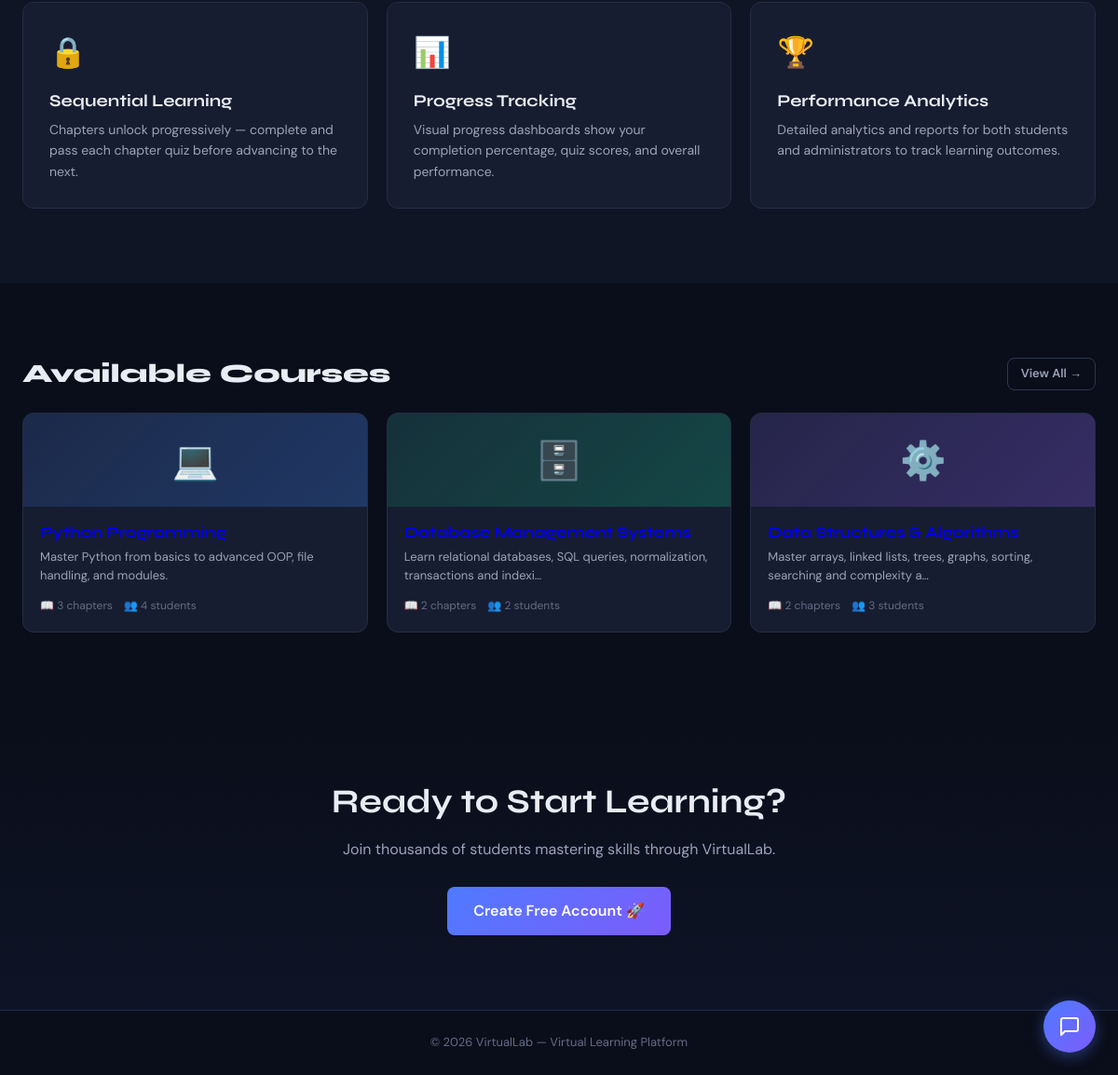
/ (lower part), run on an earlier commit of the app's database.
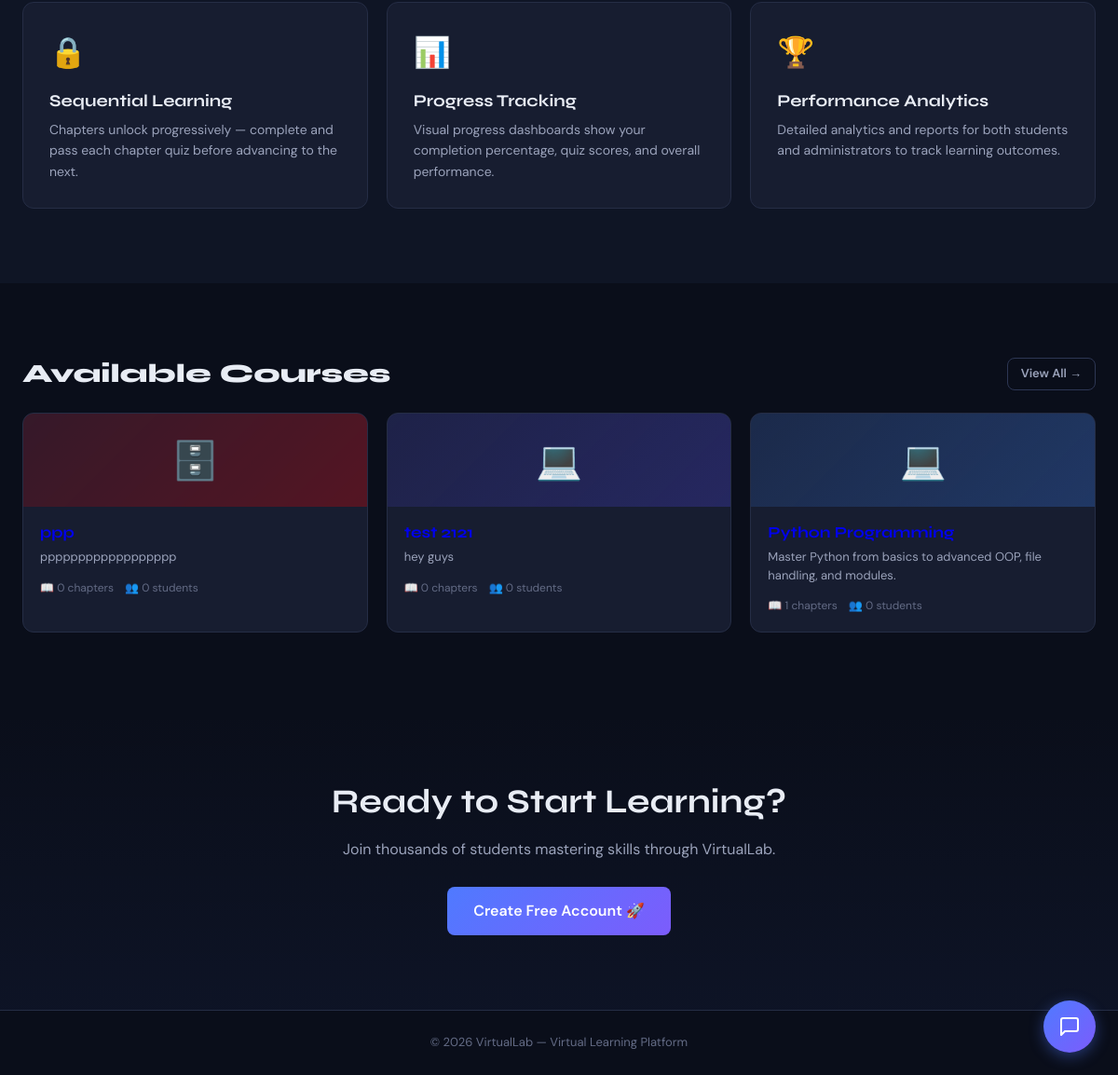
And on a later commit of the database.
### lab/models.py (models this page shows, shortened)
class Subject(models.Model):
    CATEGORY_CHOICES = [
        ('programming', 'Programming'),
        ('database', 'Database'),
        ('algorithms', 'Algorithms'),
        ('networking', 'Networking'),
        ('other', 'Other'),
    ]
    title = models.CharField(max_length=200)
    description = models.TextField()
    category = models.CharField(max_length=50, choices=CATEGORY_CHOICES, default='other')
    thumbnail = models.ImageField(upload_to='thumbnails/', blank=True, null=True)
    icon = models.CharField(max_length=50, default='book', help_text='Icon name (e.g. database, code, cpu)')
    color = models.CharField(max_length=7, default='#4f46e5')
    is_active = models.BooleanField(default=True)
    created_at = models.DateTimeField(auto_now_add=True)
    order = models.IntegerField(default=0)
    class Meta:
        ordering = ['order', 'title']
    def total_chapters(self):
        return self.chapters.count()
    def enrolled_count(self):
        return self.enrollments.count()

### lab/views.py (the view)
# urls.py: path('', views.home, name='home'),
def home(request):
    if request.user.is_authenticated:
        if request.user.is_staff:
            return redirect('admin_dashboard')
        return redirect('dashboard')
    subjects = Subject.objects.filter(is_active=True)[:6]
    return render(request, 'lab/home.html', {'subjects': subjects})

### lab/templates/lab/home.html (shortened to what this page needs)
{% extends 'lab/base.html' %}
{% block body %}
<section class="features-section">
  <div class="container">
    <div class="grid-3">
      <div class="feature-card fade-up fade-up-1">
        <span class="feature-icon">🔒</span>
        <h3 class="feature-title">Sequential Learning</h3>
        <p class="feature-desc">Chapters unlock progressively — complete and pass each chapter quiz before advancing to the next.</p>
      </div>
      <div class="feature-card fade-up fade-up-2">
        <span class="feature-icon">📊</span>
        <h3 class="feature-title">Progress Tracking</h3>
        <p class="feature-desc">Visual progress dashboards show your completion percentage, quiz scores, and overall performance.</p>
      </div>
      <div class="feature-card fade-up fade-up-3">
        <span class="feature-icon">🏆</span>
        <h3 class="feature-title">Performance Analytics</h3>
        <p class="feature-desc">Detailed analytics and reports for both students and administrators to track learning outcomes.</p>
      </div>
    </div>
  </div>
</section>
{% if subjects %}
<section class="courses-section">
  <div class="container">
    <div class="flex items-center justify-between mb-3">
      <h2 style="font-size:28px; font-weight:800;">Available Courses</h2>
      <a href="{% url 'register' %}" class="btn btn-outline btn-sm">View All →</a>
    </div>
    <div class="grid-auto">
      {% for subject in subjects %}
      <a href="{% url 'register' %}" class="subject-card">
        <div class="subject-card-header" style="background: linear-gradient(135deg, {{ subject.color }}22, {{ subject.color }}44);">
          <span>
            {% if subject.icon == 'database' %}🗄️
            {% elif subject.icon == 'code' %}💻
            {% elif subject.icon == 'cpu' %}⚙️
            {% elif subject.icon == 'network' %}🌐
            {% else %}📚{% endif %}
          </span>
        </div>
        <div class="subject-card-body">
          <h3 class="subject-card-title">{{ subject.title }}</h3>
          <p class="subject-card-desc">{{ subject.description|truncatechars:80 }}</p>
          <div class="subject-card-meta">
            <span>📖 {{ subject.total_chapters }} chapters</span>
            <span>👥 {{ subject.enrolled_count }} students</span>
          </div>
        </div>
      </a>
      {% endfor %}
    </div>
  </div>
</section>
{% endif %}
<section style="padding:80px 0; text-align:center; background: linear-gradient(180deg, transparent, rgba(79,122,255,0.05));">
  <div class="container">
    <h2 style="font-size:36px; margin-bottom:16px;">Ready to Start Learning?</h2>
    <p style="color:var(--text2); margin-bottom:28px; font-size:16px;">Join thousands of students mastering skills through VirtualLab.</p>
    <a href="{% url 'register' %}" class="btn btn-gradient btn-lg">Create Free Account 🚀</a>
  </div>
</section>
<footer style="border-top:1px solid var(--border); padding:24px; text-align:center; color:var(--text3); font-size:13px;">
  © 2026 VirtualLab — Virtual Learning Platform
</footer>
{% endblock %}

### lab/templates/lab/base.html (shortened to what this page needs)
<!DOCTYPE html>
<html lang="en">
<head>
{% load static %}
</head>
<body>
{% block body %}{% endblock %}
{% load static %}
<link rel="stylesheet" href="{% static 'lab/css/chatbot.css' %}">
</body>
</html>

### lab/templates/lab/base.html (style rules this page uses)
:root { --bg: #0a0e1a; --bg2: #0f1525; --bg3: #141929; --card: #171d30; --card2: #1c2338; --border: #252d45; --border2: #2d3654; --accent: #4f7aff; --accent2: #7c5cfc; --accent3: #00d4aa; --accent4: #ff6b6b; --accent5: #ffa94d; --text: #e8ecf4; --text2: #9ba3bb; --text3: #636b85; --success: #00c87a; --warning: #ffb84d; --danger: #ff5252; --r: 12px; --r2: 8px; --shadow: 0 4px 24px rgba(0,0,0,0.4); --shadow2: 0 2px 12px rgba(0,0,0,0.3); --glow: 0 0 40px rgba(79,122,255,0.15); }
*, *::before, *::after { box-sizing: border-box; margin: 0; padding: 0; }
html { scroll-behavior: smooth; }
body { font-family: 'DM Sans', sans-serif; background: var(--bg); color: var(--text); min-height: 100vh; font-size: 15px; line-height: 1.6; }
h1, h2, h3, h4, h5 { font-family: 'Syne', sans-serif; font-weight: 700; line-height: 1.2; }
.container { max-width: 1200px; margin: 0 auto; padding: 0 24px; }
.btn { display: inline-flex; align-items: center; gap: 8px; padding: 10px 20px; border-radius: var(--r2); font-size: 14px; font-weight: 600; font-family: 'DM Sans', sans-serif; cursor: pointer; border: none; text-decoration: none; transition: all 0.18s; white-space: nowrap; }
.btn-sm { padding: 6px 14px; font-size: 13px; }
.btn-lg { padding: 13px 28px; font-size: 16px; }
.btn-outline { background: transparent; border: 1px solid var(--border2); color: var(--text2); }
.btn-gradient { background: linear-gradient(135deg, var(--accent), var(--accent2)); color: white; }
.subject-card { background: var(--card); border: 1px solid var(--border); border-radius: var(--r); overflow: hidden; transition: all 0.25s; text-decoration: none; display: block; }
.subject-card-header { height: 100px; display: flex; align-items: center; justify-content: center; font-size: 40px; position: relative; overflow: hidden; }
.subject-card-body { padding: 18px; }
.subject-card-title { font-size: 17px; font-weight: 700; margin-bottom: 6px; }
.subject-card-desc { font-size: 13px; color: var(--text2); line-height: 1.5; margin-bottom: 14px; }
.subject-card-meta { display: flex; align-items: center; gap: 12px; font-size: 12px; color: var(--text3); }
.grid-3 { display: grid; grid-template-columns: repeat(3, 1fr); gap: 20px; }
.grid-auto { display: grid; grid-template-columns: repeat(auto-fill, minmax(280px, 1fr)); gap: 20px; }
.mb-3 { margin-bottom: 24px; }
.flex { display: flex; }
.items-center { align-items: center; }
.justify-between { justify-content: space-between; }
.fade-up { animation: fadeUp 0.4s ease both; }
.fade-up-1 { animation-delay: 0.05s; }
.fade-up-2 { animation-delay: 0.1s; }
.fade-up-3 { animation-delay: 0.15s; }

### lab/templates/lab/home.html (style rules this page uses)
.features-section { padding: 80px 0; background: var(--bg2); border-top: 1px solid var(--border); }
.courses-section { padding: 80px 0; }
.feature-card { background: var(--card); border: 1px solid var(--border); border-radius: var(--r); padding: 28px; }
.feature-icon { font-size: 32px; margin-bottom: 16px; display: block; }
.feature-title { font-size: 18px; font-weight: 700; margin-bottom: 8px; }
.feature-desc { font-size: 14px; color: var(--text2); line-height: 1.6; }

What changed in the data, as far as the page shows it:
removed Subject: description "Learn relational databases, SQL queries, normalization, transactions and indexi…", total_chapters "2", enrolled_count "2"
removed Subject: description "Master arrays, linked lists, trees, graphs, sorting, searching and complexity a…", total_chapters "2", enrolled_count "3"
added Subject: description "pppppppppppppppppp", total_chapters "0", enrolled_count "0"
added Subject: description "hey guys", total_chapters "0", enrolled_count "0"
changed Subject "Master Python from basics to advanced OOP, file handling, and modules.": total_chapters "3" → "1"; enrolled_count "4" → "0"
